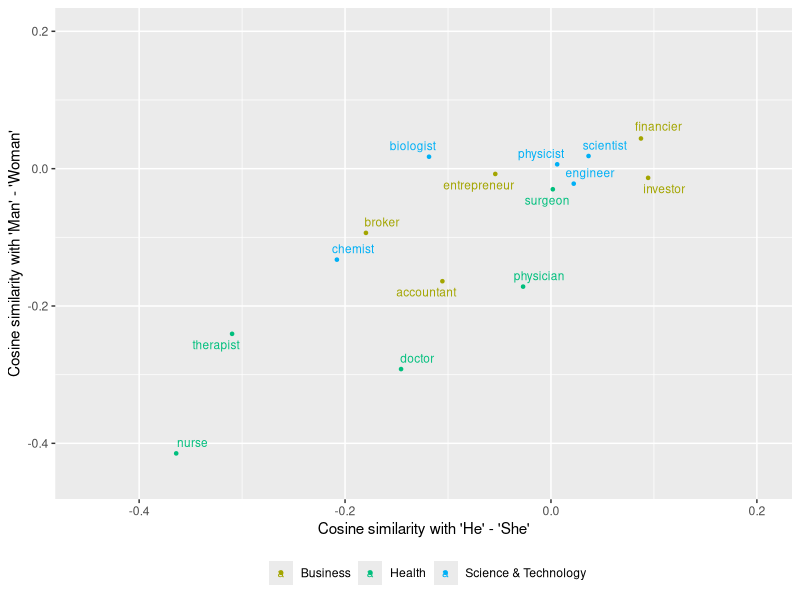
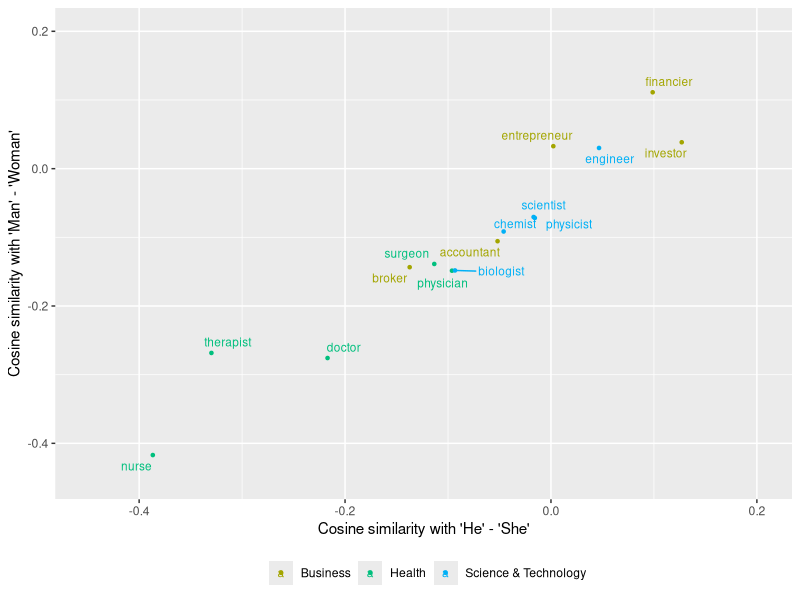

Write R code to recreate these figures, in order. (Note: this script raises an error after producing the figures.)
library(tidyr)
library(dplyr)
library(ggplot2)
library(ggrepel)

w2v_df <- read.csv("projections.tsv", sep="\t")
curr_year <- 2006

gg_color_hue <- function(n) {
  hues = seq(15, 375, length = n + 1)
  hcl(h = hues, l = 65, c = 100)[1:n]
}

##########################
# PER YEAR - TOPIC WORDS #
##########################
cols <- gg_color_hue(5)

min_proj <- min(w2v_df$similarity)
max_proj <- max(w2v_df$similarity)

for (year_c in c(1987,2006)) {
  w2v_curr_df <- filter(w2v_df, year == year_c, topic != 'neutral' & topic != 'litcomp') %>%
                  spread(key = word_diff, value = similarity)
  names(w2v_curr_df)[c(4,5)] <- c("he_she","man_woman")
  ggplot(w2v_curr_df, aes(x = he_she, y = man_woman, colour = topic)) +
    geom_point(size = .9) +
    geom_text_repel(aes(label = word), size = 3) +
    labs(x = "Cosine similarity with 'He' - 'She'", 
         y = "Cosine similarity with 'Man' - 'Woman'") +
    scale_colour_manual(name="",
                        values=cols,
                        breaks=c("arts","business","health","science&tech","service"),
                        labels=c("Arts", "Business", "Health", "Science & Technology", "Service")) +
    theme(legend.position = 'bottom') +
    xlim(min_proj,max_proj) + 
    ylim(min_proj,max_proj) 
  ggsave(paste0("./Plots/Proj",year_c,".pdf"), height = 5, width = 5)
}

#################
# NEUTRAL WORDS #
#################
cols <- gg_color_hue(1)

w2v_curr_df <- filter(w2v_df, year == curr_year, topic == 'neutral') %>%
  spread(key = word_diff, value = similarity)
names(w2v_curr_df)[c(4,5)] <- c("he_she","man_woman")
ggplot(w2v_curr_df, aes(x = he_she, y = man_woman, colour = topic)) +
  geom_point(size = .9) +
  geom_text_repel(aes(label = word), size = 3) +
  labs(x = "Cosine similarity with 'He' - 'She'", 
       y = "Cosine similarity with 'Man' - 'Woman'") +
  scale_colour_manual(name="",
                      values=cols,
                      breaks=c("neutral"),
                      labels=c("Neutral")) +
  theme(legend.position = 'bottom') +
  xlim(min_proj,max_proj) + 
  ylim(min_proj,max_proj) 
ggsave(paste0("./Plots/ProjNeutral",curr_year,".pdf"), height = 5, width = 5)

#################
# COMPARISON WORDS #
#################
w2v_curr_df <- filter(w2v_df, year == curr_year, topic == 'litcomp') %>%
  spread(key = word_diff, value = similarity)
names(w2v_curr_df)[c(4,5)] <- c("he_she","man_woman")
ggplot(w2v_curr_df, aes(x = he_she, y = man_woman, colour = topic)) +
  geom_point(size = .9) +
  geom_text_repel(aes(label = word), size = 3) +
  labs(x = "Cosine similarity with 'He' - 'She'", 
       y = "Cosine similarity with 'Man' - 'Woman'") +
  theme(legend.position = "none") +
  xlim(min_proj,max_proj) + 
  ylim(min_proj,max_proj) 
ggsave(paste0("./Plots/ProjLitComp",curr_year,".pdf"), height = 5, width = 5)

######################
# OVER TIME - HE/SHE #
######################
cols <- gg_color_hue(5)
w2v_heshe_df <- filter(w2v_df, word_diff == "He-She" & topic != 'litcomp' & topic != 'neutral') %>% 
                  group_by(topic, year) %>%
                  summarise(avg_sim = mean(similarity))
ggplot(w2v_heshe_df, aes(x = year, y = avg_sim, colour = topic, group = topic)) + 
  geom_line() +
  scale_colour_manual(name="",
                      values=cols,
                      breaks=c("arts","business","health","science&tech","service"),
                      labels=c("Arts", "Business", "Health", "Science & Technology", "Service")) +
  labs(x = "", y = "Average Cosine Similarity to 'He'-'She'") +
  theme(legend.position = "none")
ggsave("./Plots/HeSheAvgOT.pdf", height = 5, width = 6)

######################
# OVER TIME - HE/SHE #
######################
w2v_manwoman_df <- filter(w2v_df, word_diff == "Man-Woman" & topic != 'litcomp' & topic != 'neutral') %>% 
  group_by(topic, year) %>%
  summarise(avg_sim = mean(similarity))
ggplot(w2v_manwoman_df, aes(x = year, y = avg_sim, colour = topic, group = topic)) + 
  geom_line() +
  scale_colour_manual(name="",
                      values=cols,
                      breaks=c("arts","business","health","science&tech","service"),
                      labels=c("Arts", "Business", "Health", "Science & Technology", "Service")) +
  labs(x = "", y = "Average Cosine Similarity to 'Man'-'Woman'") +
  theme(legend.position = "none")
ggsave("./Plots/ManWomanAvgOT.pdf", height = 5, width = 6)
